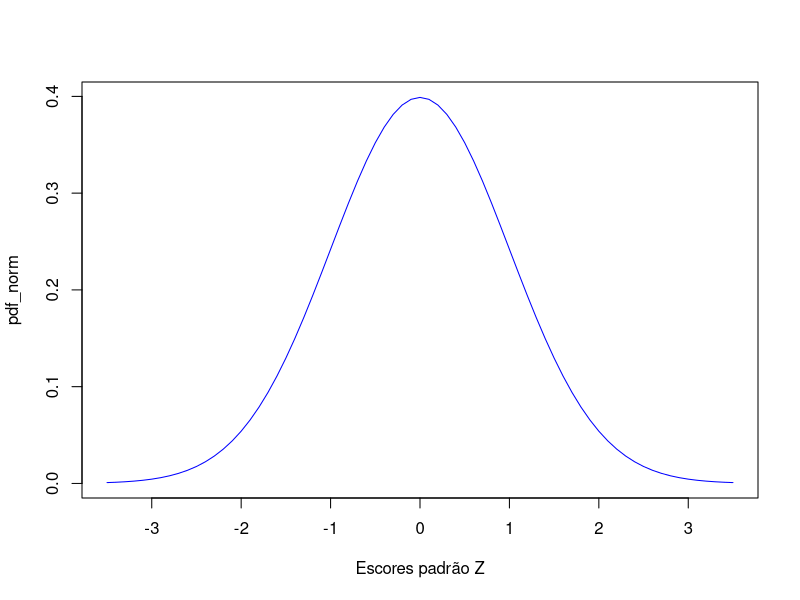
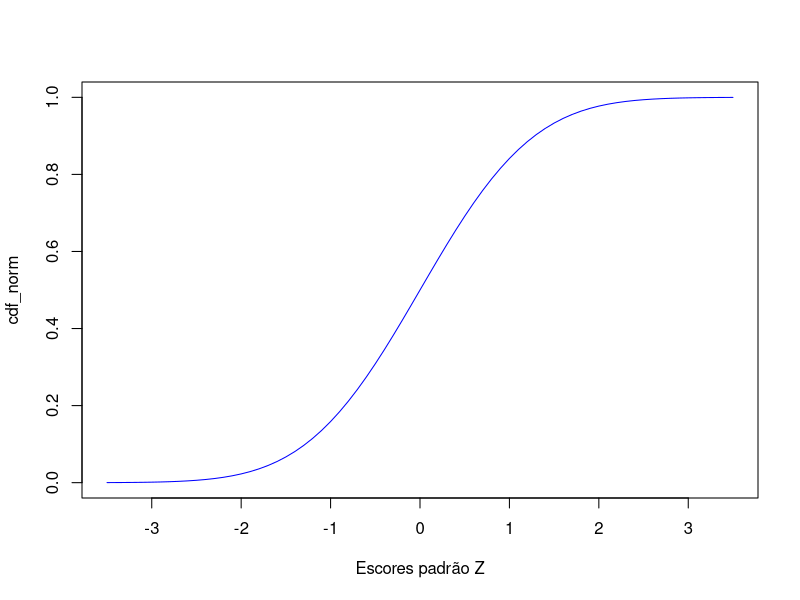
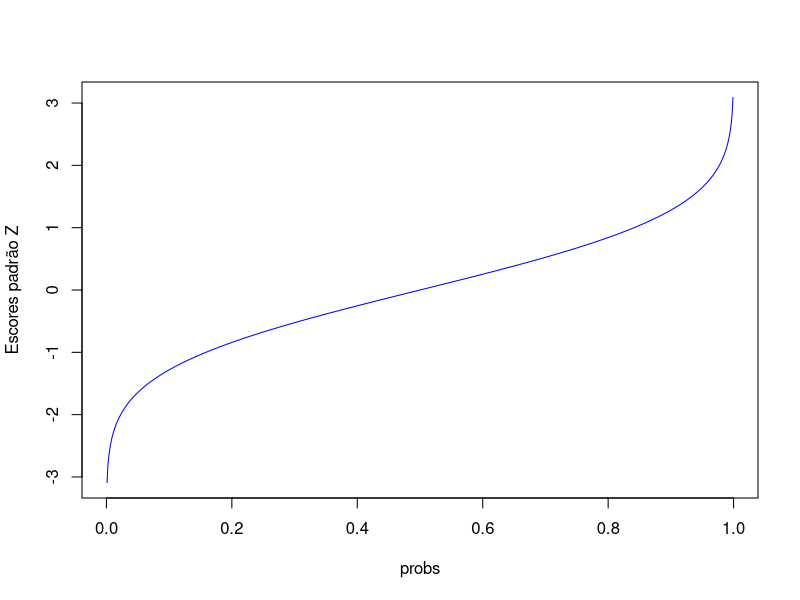
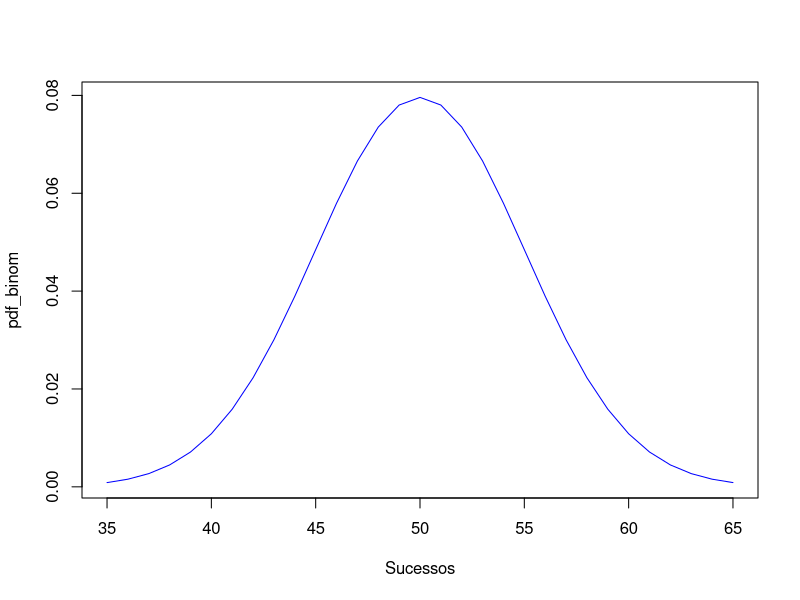
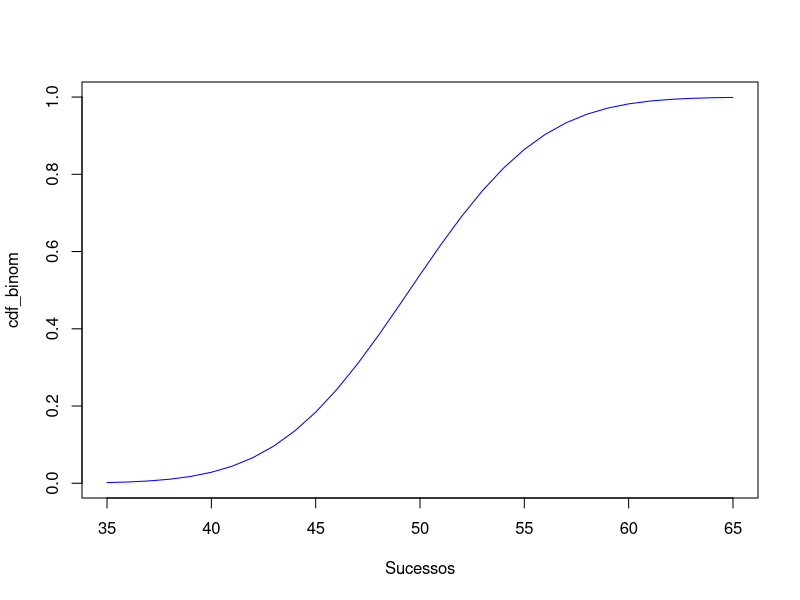
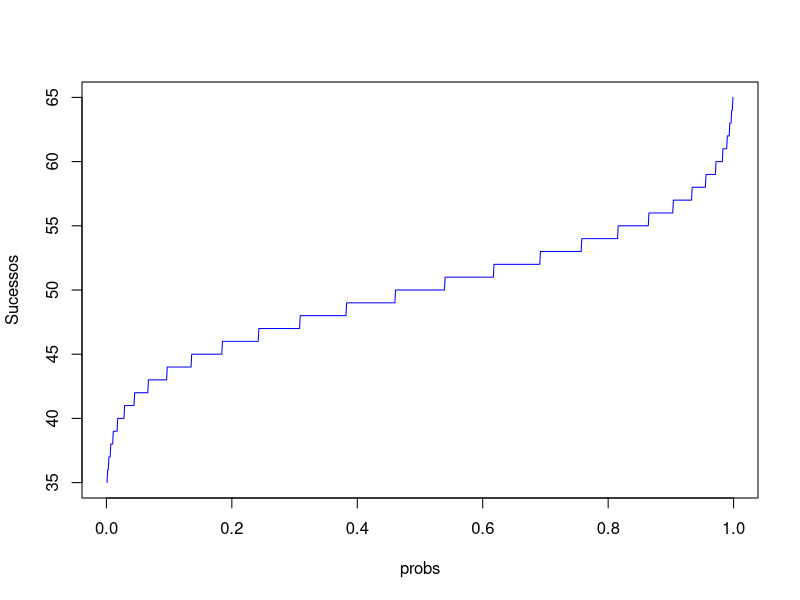
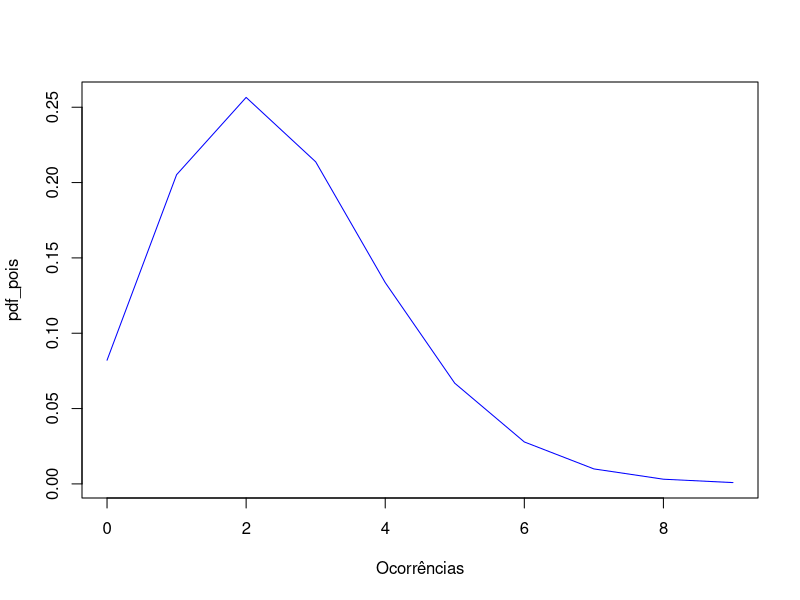
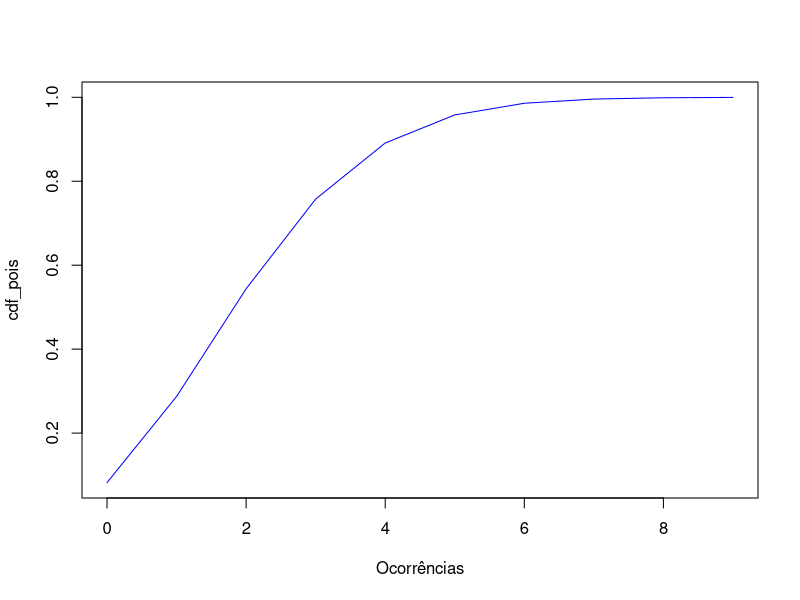

Write R code to recreate these figures, in order.
## ---- chunk 1
knitr::opts_chunk$set(echo = TRUE)
## ---- chunk 2
# Gerando sequências de valores de escores Z e de probabilidades
Z = seq(-3.5, 3.5, by=0.1)
probs = seq(0.001, 0.999, by=0.001)

# Calculando densidade, distribuição acumulada e quantis
pdf_norm = dnorm(Z, mean=0, sd=1)
cdf_norm = pnorm(Z, mean=0, sd=1)
qt_norm = qnorm(probs, mean=0, sd=1)

# Gerando gráficos
plot(Z, pdf_norm, type="l", col="blue", xlab="Escores padrão Z") # pdf
plot(Z, cdf_norm, type="l", col="blue", xlab="Escores padrão Z") # cdf
plot(probs, qt_norm, type="l", col="blue", ylab="Escores padrão Z") # quantis
## ---- chunk 3
# Gerando sequências de valores de quantis e de probabilidades
quantis = seq(35, 65, by=1)
probs = seq(0.001, 0.999, by=0.001)

# Calculando densidade, distribuição acumulada e quantis
pdf_binom = dbinom(quantis, size=100, prob=0.5)
cdf_binom = pbinom(quantis, size=100, prob=0.5)
qt_binom = qbinom(probs, size=100, prob=0.5)

# Gerando gráficos
plot(quantis, pdf_binom, type="l", col="blue", xlab="Sucessos") # pdf
plot(quantis, cdf_binom, type="l", col="blue", xlab="Sucessos") # cdf
plot(probs, qt_binom, type="l", col="blue", ylab="Sucessos") # quantis
## ---- chunk 4
# Gerando sequências de valores de quantis e de probabilidades
quantis = seq(0, 9, by=1)
probs = seq(0.001, 0.999, by=0.001)

# Calculando densidade, distribuição acumulada e quantis
pdf_pois = dpois(quantis, lambda=2.5)
cdf_pois = ppois(quantis, lambda=2.5)
qt_pois = qpois(probs, lambda=2.5)

# Gerando gráficos
plot(quantis, pdf_pois, type="l", col="blue", xlab="Ocorrências") # pdf
plot(quantis, cdf_pois, type="l", col="blue", xlab="Ocorrências") # cdf
plot(probs, qt_pois, type="l", col="blue", ylab="Ocorrências") # quantis
## ---- chunk 5
# Gerando sequências de valores de quantis e de probabilidades
quantis = seq(1, 30, by=0.1)
probs = seq(0.001, 0.999, by=0.001)

# Calculando densidade, distribuição acumulada e quantis
pdf_chisq = dchisq(quantis, df=10)
cdf_chisq = pchisq(quantis, df=10)
qt_chisq = qchisq(probs, df=10)

# Gerando gráficos
plot(quantis, pdf_chisq, type="l", col="blue", xlab=expression(chi^2)) # pdf
plot(quantis, cdf_chisq, type="l", col="blue", xlab=expression(chi^2)) # cdf
plot(probs, qt_chisq, type="l", col="blue", ylab=expression(chi^2)) # quantis
## ---- chunk 6
# Gerando sequências de valores de quantis e de probabilidades
quantis = seq(-4.1437, 4.1437, length=100)
probs = seq(0.001, 0.999, by=0.001)

# Calculando densidade, distribuição acumulada e quantis
pdf_t = dt(quantis, df=10)
cdf_t = pt(quantis, df=10)
qt_t = qt(probs, df=10)

# Gerando gráficos
plot(quantis, pdf_t, type="l", col="blue", xlab="Estatística t") # pdf
plot(quantis, cdf_t, type="l", col="blue", xlab="Estatística t") # cdf
plot(probs, qt_t, type="l", col="blue", ylab="Estatística t") # quantis
## ---- chunk 7
# Gerando sequências de valores de quantis e de probabilidades
quantis = seq(0.1230193, 6.080778, length=100)
probs = seq(0.001, 0.999, by=0.001)

# Calculando densidade, distribuição acumulada e quantis
pdf_f = df(quantis, df1=10, df2=15)
cdf_f = pf(quantis, df1=10, df2=15)
qt_f = qf(probs, df1=10, df2=15)

# Gerando gráficos
plot(quantis, pdf_f, type="l", col="blue", xlab="Estatística F") # pdf
plot(quantis, cdf_f, type="l", col="blue", xlab="Estatística F") # cdf
plot(probs, qt_f, type="l", col="blue", ylab="Estatística F") # quantis
